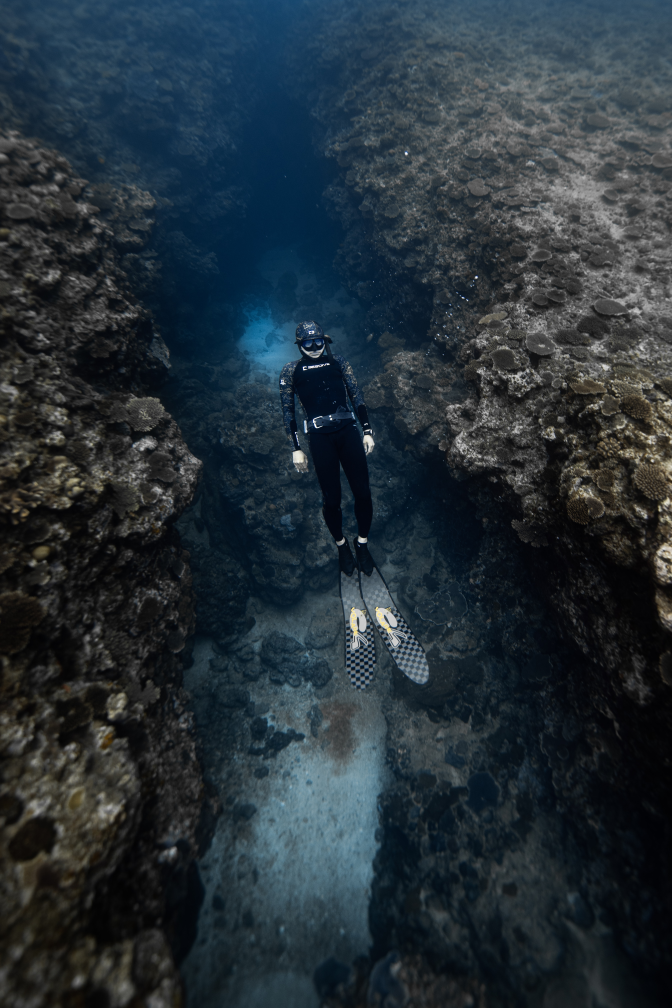
#> input picture tutorials/python/intermediate/resizing_cropping/images/pexels-inchs-12092806.jpg, 4031 x 6047 px (shown at 1/6 size)
$ python imgcrop.py
#> lines starting #> are read from the running program, lines starting #| are printed output that depends on the picture
from PIL import Image

im = Image.open("./images/pexels-inchs-12092806.jpg")
#> im is the input picture: PIL image 4031x6047 RGB; mean R, G, B 37.2, 48.4, 55.9

desired_size = (1280,720)
im_size = im.size
#> im_size = (4031, 6047)
new_size = im.size
#> new_size = (4031, 6047)

# Check if the image is vertical or horizontal
if im_size[0] >= im_size[1]:
    # Check if the image is already the desired size
    if im_size[1] > desired_size[1]:
        x_axis = int(desired_size[1] / im_size[1] * im_size[0])
        y_axis = desired_size[1]
elif im_size[1] > im_size[0]:
    # Check if the image is already the desired size
    if im_size[0] > desired_size[0]:
        x_axis = desired_size[0]
        y_axis = int( desired_size[0] / im_size[0] * im_size[1])
#> y_axis = 1920
new_size = (x_axis, y_axis)
#> new_size = (1280, 1920)
im_resized = im.resize(new_size)

# Find the center of the image
left = int(im_resized.size[0]/2 - desired_size[0]/2)
#> left = 0
upper = int(im_resized.size[1]/2 - desired_size[1]/2)
#> upper = 600
right = left + desired_size[0]
#> right = 1280
lower = upper + desired_size[1]
#> lower = 1320

# Crop and save the image
im_cropped = im_resized.crop((left, upper,right,lower))
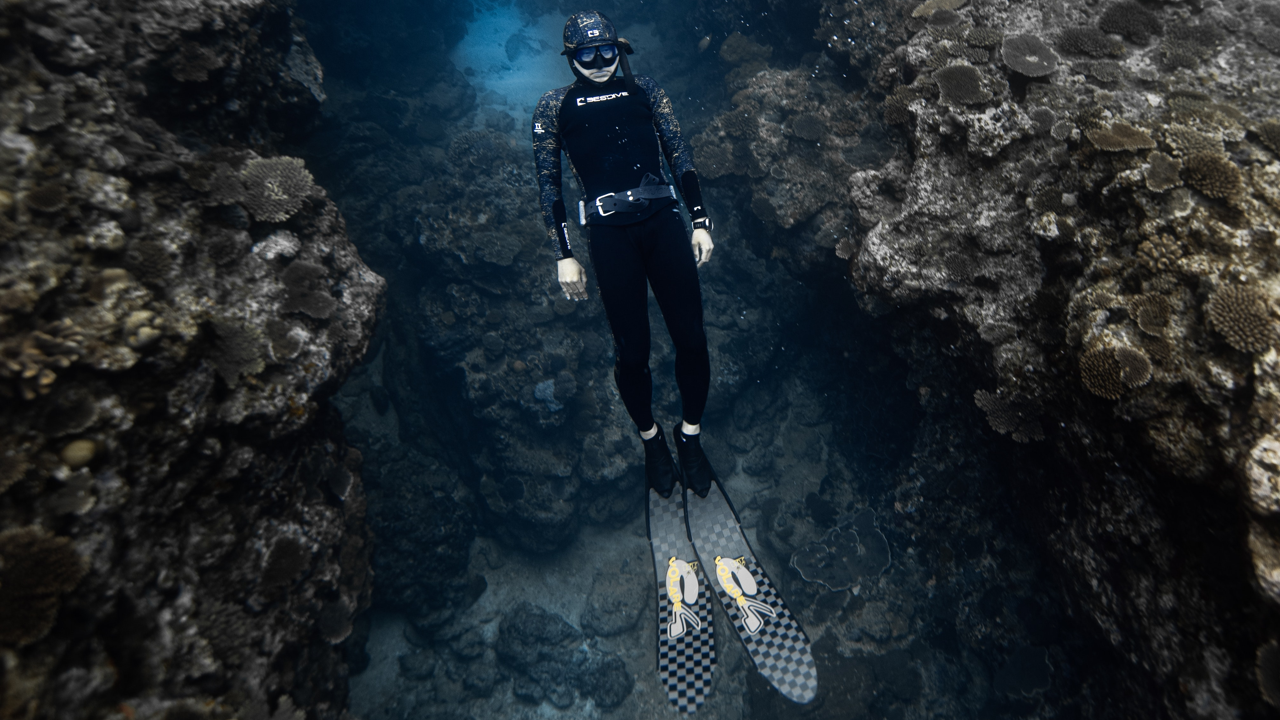
#> im_cropped: PIL image 1280x720 RGB; mean R, G, B 33.9, 41.5, 46.2
im_cropped.save("./images/thumbnail.jpeg")
